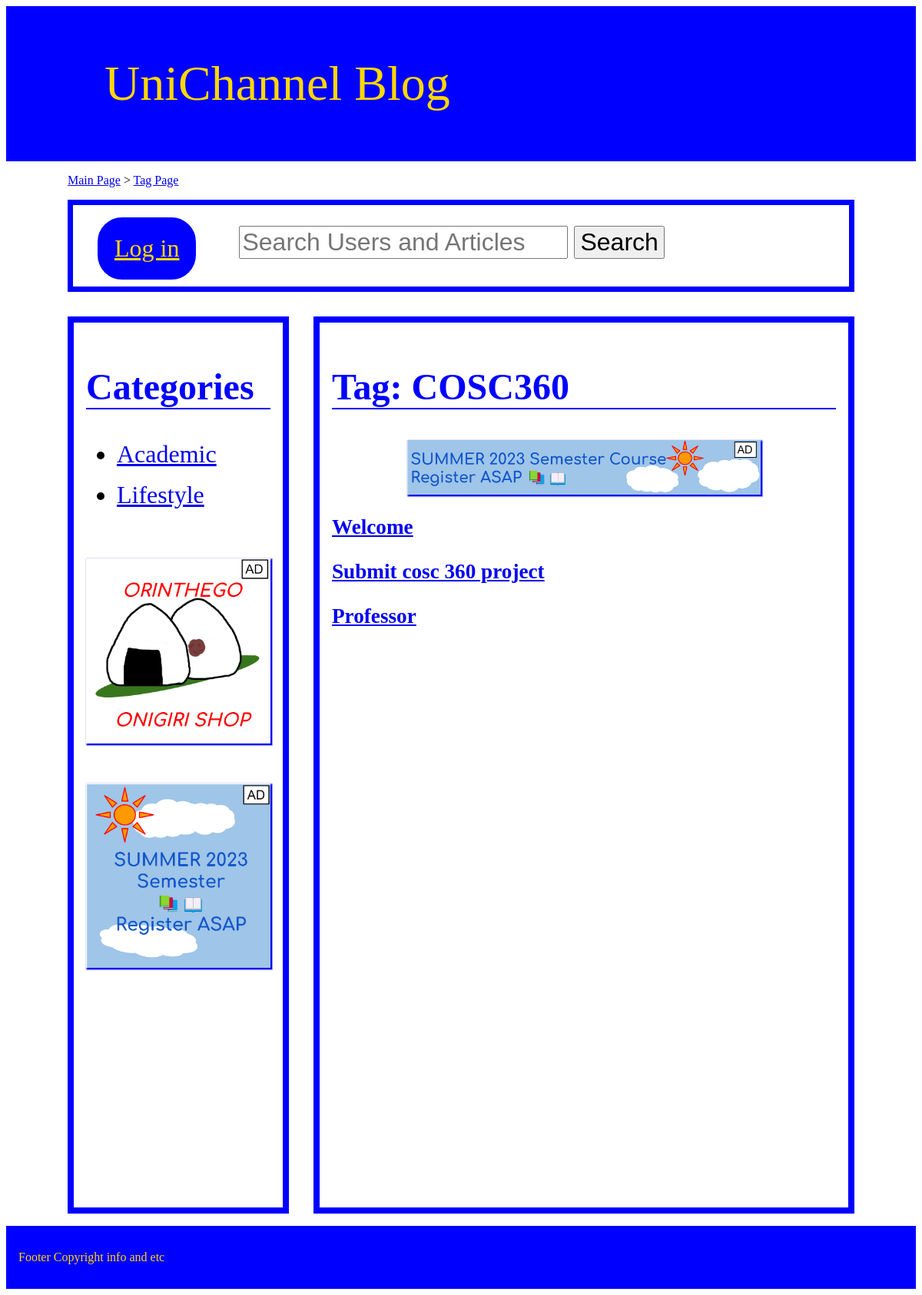
The app's page /tag.php?tagId=1 with its own data.
### tables this page shows
CREATE TABLE IF NOT EXISTS `Tags` (
  `tagId` int(11) NOT NULL,
  `tagName` varchar(20) NOT NULL,
  `articleNumber` int(11) NOT NULL
);

CREATE TABLE IF NOT EXISTS `Articles` (
  `articleId` int(11) NOT NULL,
  `articleTitle` varchar(30) NOT NULL,
  `username` varchar(10) DEFAULT NULL,
  `categoryId` int(11) DEFAULT NULL,
  `tagId` int(11) DEFAULT NULL,
  `articleBody` varchar(300) DEFAULT NULL,
  `views` int(11) DEFAULT NULL,
  `isDisabled` binary(1) DEFAULT NULL
);

### tag.php (the view, shortened to what this page needs)
<?php
$servername = "cosc360.ok.ubc.ca";
$server_username = "83395822";
$server_password = "83395822";
$dbname = "db_83395822";
$conn = new mysqli($servername, $server_username, $server_password, $dbname);
$tagId = null;
if (isset($_GET['tagId'])) {
    $tagId = $_GET['tagId'];
}
?>
<!DOCTYPE html>
<html>
<head>
    <link rel="stylesheet" href="css/default.css">
    <link rel="stylesheet" href="css/article.css">
</head>
<body>
    <header><a href="main.php">UniChannel Blog</a></header>
    <div id=trail>
        <p><a href="main.php">Main Page</a> > <a href='tag.php?tagId= <?php $tagId ?>'>Tag Page</a></p>
    </div>
    <?php
    include "include/top_left.php";
    echo ('<a href="#"><img src="ads/short/' . rand(1, 3) . '.png" alt="Advertisement"></a>');
    echo ('</div>');
    ?>
    <div id="right">
        <?php
        if (isset($_GET['tagId'])) {
            $sql1 = "SELECT tagName FROM Tags WHERE tagId = '$tagId'";
            $result1 = mysqli_query($conn, $sql1);
            if (mysqli_num_rows($result1) > 0) {
                while ($row = mysqli_fetch_assoc($result1)) {
                    echo ("<h2>Tag: " . $row['tagName'] . "</h2>");
                }
            }
            include "include/ad_long.php";
            $sql2 = "SELECT * FROM Articles WHERE tagId = '$tagId' ORDER BY views DESC LIMIT 20";
            $result2 = mysqli_query($conn, $sql2);
            if (mysqli_num_rows($result2) > 0) {
                while ($row = mysqli_fetch_assoc($result2)) {
                    echo ("<h3><a href='article.php?articleId=" . $row['articleId'] . "'>" . $row['articleTitle'] . "</a></h3>");
                }
            }
            else{
                echo ("Articles not found in this tag yet");
            }
        }
        ?>
    </div>
        <?php include "include/footer.php" ?>
</body>
</html>

### css/default.css (style rules this page uses)
header { font-size: 4em; background-color: blue; color: gold; padding: 1em 0em 1em 2em; }
header a { text-decoration: none; color: gold; }
h2 { font-size: 3em; color: blue; border-bottom: 0.05em solid blue; }
div#trail { margin: 0em 0em 0em 5em; }
div#left img { margin: 3em 0em 0em 0em; box-shadow: 0.1em 0.1em 0.1em 0.1em; width: 100%; }

### css/article.css (style rules this page uses)
div#right { border: 0.5em solid blue; margin: 0em 5em 0em 25em; padding: 1em; height: 70em; overflow: scroll; }
h3 { font-size: 1.7em; color: black; }

### records on screen
tags: tagName "COSC360"
articles: articleTitle "Welcome"
articles: articleTitle "Submit cosc 360 project"
articles: articleTitle "Professor"
